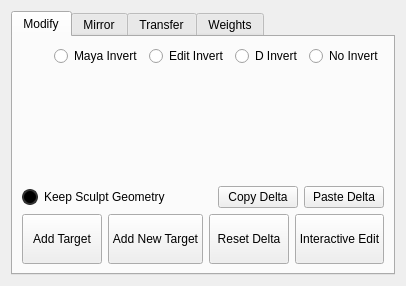
<?xml version="1.0" encoding="UTF-8"?>
<ui version="4.0">
 <class>Form</class>
 <widget class="QWidget" name="Form">
  <property name="geometry">
   <rect>
    <x>0</x>
    <y>0</y>
    <width>370</width>
    <height>286</height>
   </rect>
  </property>
  <property name="maximumSize">
   <size>
    <width>16777215</width>
    <height>300</height>
   </size>
  </property>
  <property name="windowTitle">
   <string>Form</string>
  </property>
  <layout class="QHBoxLayout" name="horizontalLayout">
   <item>
    <widget class="QTabWidget" name="bsTabWidget">
     <property name="currentIndex">
      <number>0</number>
     </property>
     <property name="movable">
      <bool>true</bool>
     </property>
     <widget class="QWidget" name="tabModify">
      <property name="enabled">
       <bool>true</bool>
      </property>
      <attribute name="title">
       <string>Modify</string>
      </attribute>
      <layout class="QVBoxLayout" name="verticalLayout_2">
       <item>
        <layout class="QVBoxLayout" name="verticalLayout">
         <item>
          <layout class="QHBoxLayout" name="horizontalLayout_3">
           <item>
            <spacer name="horizontalSpacer">
             <property name="orientation">
              <enum>Qt::Horizontal</enum>
             </property>
             <property name="sizeHint" stdset="0">
              <size>
               <width>40</width>
               <height>20</height>
              </size>
             </property>
            </spacer>
           </item>
           <item>
            <widget class="QRadioButton" name="radioButton_3">
             <property name="text">
              <string>Maya Invert</string>
             </property>
            </widget>
           </item>
           <item>
            <widget class="QRadioButton" name="radioButton_4">
             <property name="text">
              <string>Edit Invert</string>
             </property>
            </widget>
           </item>
           <item>
            <widget class="QRadioButton" name="radioButton_2">
             <property name="text">
              <string>D Invert</string>
             </property>
            </widget>
           </item>
           <item>
            <widget class="QRadioButton" name="radioButton">
             <property name="text">
              <string>No Invert</string>
             </property>
            </widget>
           </item>
          </layout>
         </item>
         <item>
          <spacer name="verticalSpacer">
           <property name="orientation">
            <enum>Qt::Vertical</enum>
           </property>
           <property name="sizeType">
            <enum>QSizePolicy::Expanding</enum>
           </property>
           <property name="sizeHint" stdset="0">
            <size>
             <width>20</width>
             <height>40</height>
            </size>
           </property>
          </spacer>
         </item>
         <item>
          <layout class="QHBoxLayout" name="horizontalLayout_5">
           <property name="sizeConstraint">
            <enum>QLayout::SetMinimumSize</enum>
           </property>
           <item>
            <widget class="QCheckBox" name="checkBox">
             <property name="styleSheet">
              <string notr="true">QCheckBox::indicator {
    width: 12px;
    height: 12px;
    border-radius: 8px;
    border: 2px solid #000000;
    background: white;
}
QCheckBox::indicator:checked {
    background: #ffffff;
    border: 2px solid #000000;
}
QCheckBox::indicator:unchecked {
    background: #000000;
    border: 2px solid #323232;
}</string>
             </property>
             <property name="text">
              <string>Keep Sculpt Geometry</string>
             </property>
            </widget>
           </item>
           <item>
            <spacer name="horizontalSpacer_2">
             <property name="orientation">
              <enum>Qt::Horizontal</enum>
             </property>
             <property name="sizeHint" stdset="0">
              <size>
               <width>40</width>
               <height>20</height>
              </size>
             </property>
            </spacer>
           </item>
           <item>
            <widget class="QPushButton" name="pushButton_6">
             <property name="text">
              <string>Copy Delta</string>
             </property>
            </widget>
           </item>
           <item>
            <widget class="QPushButton" name="pushButton_5">
             <property name="text">
              <string>Paste Delta</string>
             </property>
            </widget>
           </item>
          </layout>
         </item>
         <item>
          <layout class="QHBoxLayout" name="horizontalLayout_4">
           <property name="sizeConstraint">
            <enum>QLayout::SetMinAndMaxSize</enum>
           </property>
           <item>
            <widget class="QPushButton" name="pushButton_2">
             <property name="sizePolicy">
              <sizepolicy hsizetype="Minimum" vsizetype="Preferred">
               <horstretch>0</horstretch>
               <verstretch>0</verstretch>
              </sizepolicy>
             </property>
             <property name="minimumSize">
              <size>
               <width>0</width>
               <height>0</height>
              </size>
             </property>
             <property name="sizeIncrement">
              <size>
               <width>0</width>
               <height>0</height>
              </size>
             </property>
             <property name="text">
              <string>Add Target</string>
             </property>
            </widget>
           </item>
           <item>
            <widget class="QPushButton" name="pushButton">
             <property name="sizePolicy">
              <sizepolicy hsizetype="Minimum" vsizetype="Preferred">
               <horstretch>0</horstretch>
               <verstretch>0</verstretch>
              </sizepolicy>
             </property>
             <property name="minimumSize">
              <size>
               <width>0</width>
               <height>0</height>
              </size>
             </property>
             <property name="sizeIncrement">
              <size>
               <width>0</width>
               <height>0</height>
              </size>
             </property>
             <property name="text">
              <string>Add New Target</string>
             </property>
            </widget>
           </item>
           <item>
            <widget class="QPushButton" name="pushButton_4">
             <property name="sizePolicy">
              <sizepolicy hsizetype="Minimum" vsizetype="Preferred">
               <horstretch>0</horstretch>
               <verstretch>0</verstretch>
              </sizepolicy>
             </property>
             <property name="minimumSize">
              <size>
               <width>0</width>
               <height>0</height>
              </size>
             </property>
             <property name="sizeIncrement">
              <size>
               <width>0</width>
               <height>0</height>
              </size>
             </property>
             <property name="text">
              <string>Reset Delta</string>
             </property>
            </widget>
           </item>
           <item>
            <widget class="QPushButton" name="pushButton_3">
             <property name="sizePolicy">
              <sizepolicy hsizetype="Minimum" vsizetype="Preferred">
               <horstretch>0</horstretch>
               <verstretch>0</verstretch>
              </sizepolicy>
             </property>
             <property name="minimumSize">
              <size>
               <width>0</width>
               <height>0</height>
              </size>
             </property>
             <property name="sizeIncrement">
              <size>
               <width>0</width>
               <height>0</height>
              </size>
             </property>
             <property name="text">
              <string>Interactive Edit</string>
             </property>
            </widget>
           </item>
           <item>
            <spacer name="verticalSpacer_2">
             <property name="orientation">
              <enum>Qt::Vertical</enum>
             </property>
             <property name="sizeType">
              <enum>QSizePolicy::Maximum</enum>
             </property>
             <property name="sizeHint" stdset="0">
              <size>
               <width>0</width>
               <height>50</height>
              </size>
             </property>
            </spacer>
           </item>
          </layout>
         </item>
        </layout>
       </item>
      </layout>
     </widget>
     <widget class="QWidget" name="tabMirror">
      <attribute name="title">
       <string>Mirror</string>
      </attribute>
     </widget>
     <widget class="QWidget" name="tabTransfer">
      <attribute name="title">
       <string>Transfer</string>
      </attribute>
     </widget>
     <widget class="QWidget" name="tabWeights">
      <attribute name="title">
       <string>Weights</string>
      </attribute>
     </widget>
    </widget>
   </item>
  </layout>
 </widget>
 <resources/>
 <connections/>
</ui>
